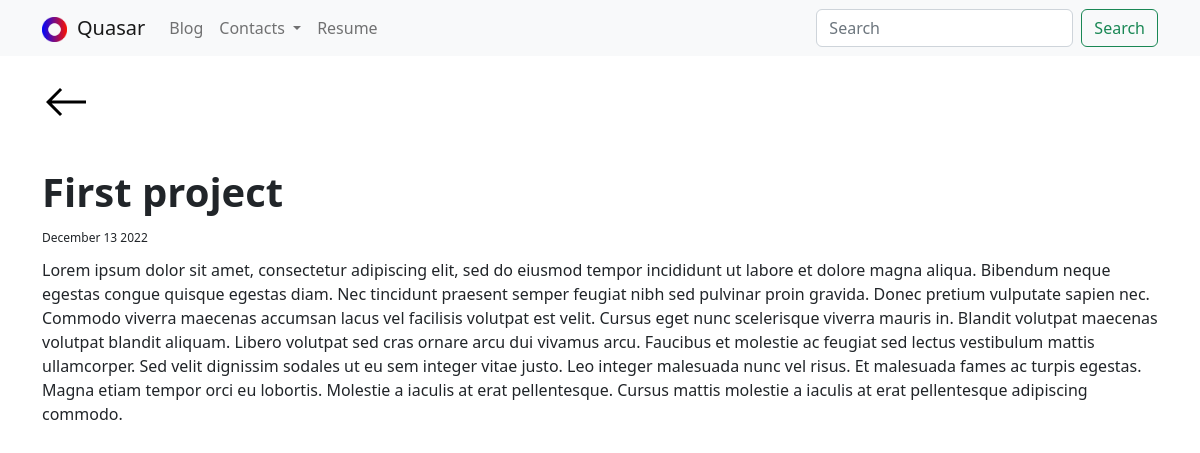
The page /blog/6/ on the database its author committed.
### blog/models.py (models this page shows, shortened)
class Blog(models.Model):
    tittle = models.CharField(max_length=200)
    date = models.DateField()
    description = models.TextField()

### blog/views.py (the view)
# urls.py: path('<int:blog_id>/', views.detail, name='detail'),
def detail(request, blog_id):
    blog = get_object_or_404(Blog, pk=blog_id)
    return render(request, 'blog/detail.html', {'tittle': f'Blog #{blog_id}', 'blog': blog})

### blog/templates/blog/detail.html
{% extends 'base.html' %}
{% load static %}
{% block content %}
    <a href="{% url 'blog:all_blogs' %}" class="back"><img src="{% static 'img/west_FILL0_wght400_GRAD0_opsz48.svg' %}"></a>
    <h1 style="font-weight: bold;">{{ blog.tittle }}</h1>
    <span style="font-size: 12px;">{{ blog.date|date:'F d Y' }}</span>
    <p style="margin-top: 10px; margin-bottom: 4rem;">{{ blog.description }}</p>
{% endblock %}

### my_portfolio/static/style.css (style rules this page uses)
* { margin: 0; padding: 0; box-sizing: border-box; }
html, body { height: 100%; }
.back { position: absolute; margin-top: -90px; }

### rows shown on the page
Blog: tittle "First project", date "December 13 2022", description "Lorem ipsum dolor sit amet, consectetur adipiscing elit, sed do eiusmod tempor incididunt ut labore et dolore magna aliqua. Bibendum neque egestas congue quisque egestas diam. Nec tincidunt praesent semper feugiat nibh sed pulvinar proin gravida. Donec pretium vulputate sapien nec. Commodo viverra maecenas accumsan lacus vel facilisis volutpat est velit. Cursus eget nunc scelerisque viverra mauris in. Blandit volutpat maecenas volutpat blandit aliquam. Libero volutpat sed cras ornare arcu dui vivamus arcu. Faucibus et molestie ac feugiat sed lectus vestibulum mattis ullamcorper. Sed velit dignissim sodales ut eu sem integer vitae justo. Leo integer malesuada nunc vel risus. Et malesuada…"
